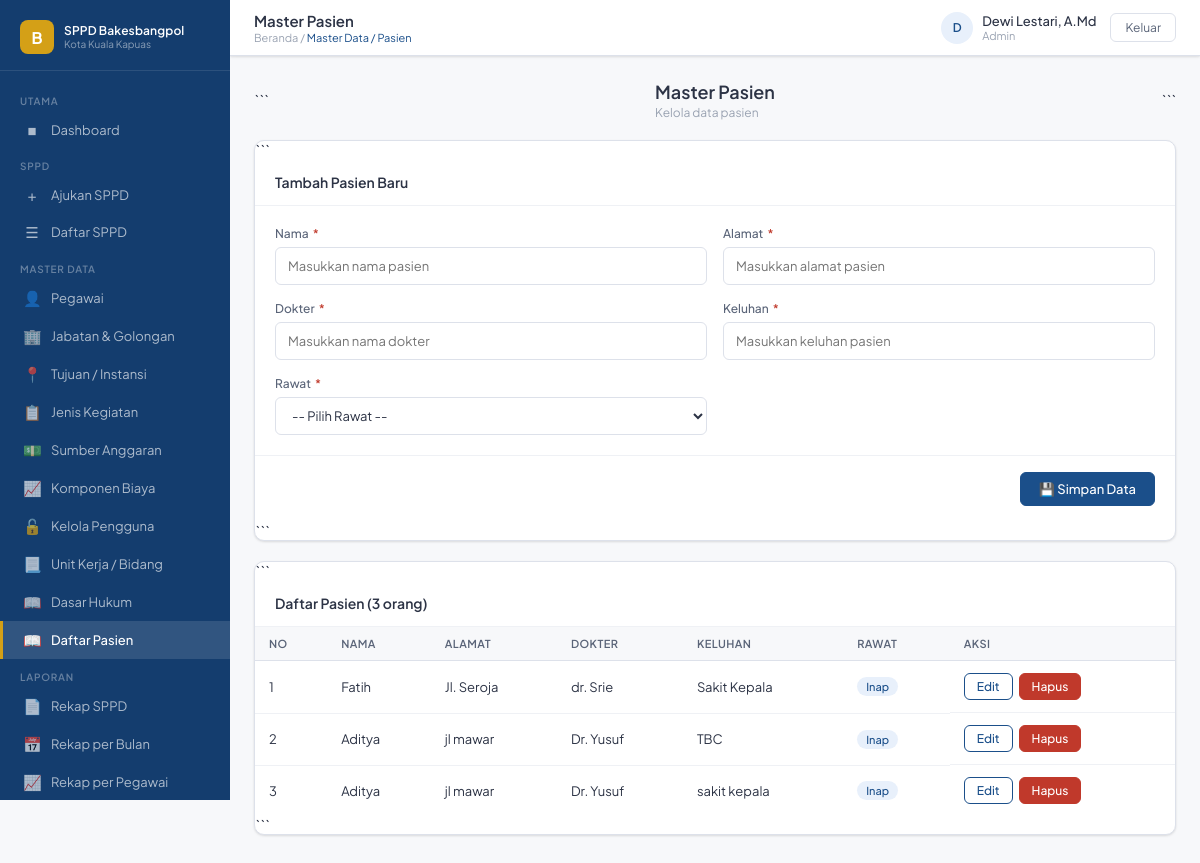
The app's page /pages/master/pasien.php (signed in) with its own data.
### tables this page shows
CREATE TABLE `tb_pasien` (
  `no` int(11) NOT NULL,
  `Nama` varchar(255) NOT NULL,
  `Alamat` varchar(500) NOT NULL,
  `Dokter` varchar(255) NOT NULL,
  `Keluhan` varchar(255) NOT NULL,
  `rawat` enum('rawat','inap') NOT NULL
);

### pages/master/pasien.php (the view, shortened to what this page needs)
<?php
require_once '../../config/koneksi.php';
require_once '../../includes/header.php';
$edit = null;
$pasiens = $conn->query("
    SELECT
        no,
        nama,
        alamat,
        dokter,
        keluhan,
        rawat
    FROM tb_pasien
    ORDER BY no DESC
");
?>
<div class="page-head">
```
<div>
    <h2>Master Pasien</h2>
    <p>Kelola data pasien</p>
</div>
```
</div>
<div class="card">
```
<div class="card-header">
    <div class="card-title">
        <?= $edit
            ? 'Edit Data Pasien'
            : 'Tambah Pasien Baru'
        ?>
    </div>
</div>
<form
    method="POST"
    action="<?= $edit
        ? '?edit=' . (int)$edit['no']
        : ''
    ?>"
>
    <div class="card-body">
        <div class="form-grid">
            <div class="form-group">
                <label class="form-label">
                    Nama
                    <span class="req">*</span>
                </label>
                <input
                    type="text"
                    class="form-control"
                    name="nama"
                    value="<?= htmlspecialchars(
                        $edit['nama']
                        ?? $_POST['nama']
                        ?? ''
                    ) ?>"
                    placeholder="Masukkan nama pasien"
                    required
                >
            </div>
            <div class="form-group">
                <label class="form-label">
                    Alamat
                    <span class="req">*</span>
                </label>
                <input
                    type="text"
                    class="form-control"
                    name="alamat"
                    value="<?= htmlspecialchars(
                        $edit['alamat']
                        ?? $_POST['alamat']
                        ?? ''
                    ) ?>"
                    placeholder="Masukkan alamat pasien"
                    required
                >
            </div>
            <div class="form-group">
                <label class="form-label">
                    Dokter
                    <span class="req">*</span>
                </label>
                <input
                    type="text"
                    class="form-control"
                    name="dokter"
                    value="<?= htmlspecialchars(
                        $edit['dokter']
                        ?? $_POST['dokter']
                        ?? ''
                    ) ?>"
                    placeholder="Masukkan nama dokter"
                    required
                >
            </div>
            <div class="form-group">
                <label class="form-label">
                    Keluhan
                    <span class="req">*</span>
                </label>
                <input
                    type="text"
                    class="form-control"
                    name="keluhan"
                    value="<?= htmlspecialchars(
                        $edit['keluhan']
                        ?? $_POST['keluhan']
                        ?? ''
                    ) ?>"
                    placeholder="Masukkan keluhan pasien"
                    required
                >
            </div>
            <div class="form-group">
                <label class="form-label">
                    Rawat
                    <span class="req">*</span>
                </label>
                <select
                    class="form-control"
                    name="rawat"
                    required
                >
                    <option value="">
                        -- Pilih Rawat --
                    </option>
                </select>
            </div>
        </div>
    </div>
    <div class="form-footer">
        <button
            type="submit"
            class="btn btn-primary"
        >
            &#128190; Simpan Data
        </button>
    </div>
</form>
```
</div>
<div class="card">
```
<div class="card-header">
    <div class="card-title">
        Daftar Pasien
        (<?= $pasiens->num_rows ?> orang)
    </div>
</div>
<div class="table-wrap">
    <table>
        <thead>
            <tr>
                <th>No</th>
                <th>Nama</th>
                <th>Alamat</th>
                <th>Dokter</th>
                <th>Keluhan</th>
                <th>Rawat</th>
                <th>Aksi</th>
            </tr>
        </thead>
        <tbody>
            <?php
            $no_urut = 1;
            while ($r = $pasiens->fetch_assoc()):
            ?>
                <tr>
                    <td>
                        <?= $no_urut++ ?>
                    </td>
                    <td>
                        <?= htmlspecialchars(
                            $r['nama']
                        ) ?>
                    </td>
                    <td>
                        <?= htmlspecialchars(
                            $r['alamat']
                        ) ?>
                    </td>
                    <td>
                        <?= htmlspecialchars(
                            $r['dokter']
                        ) ?>
                    </td>
                    <td>
                        <?= htmlspecialchars(
                            $r['keluhan']
                        ) ?>
                    </td>
                    <td>
                        <span class="badge badge-blue">
                            <?= htmlspecialchars(
                                ucfirst($r['rawat'])
                            ) ?>
                        </span>
                    </td>
                    <td style="display:flex; gap:6px;">
                        <a
                            href="?edit=<?= (int)$r['no'] ?>"
                            class="btn btn-outline btn-sm"
                        >
                            Edit
                        </a>
                        <a
                            href="?hapus=<?= (int)$r['no'] ?>"
                            class="btn btn-danger btn-sm"
                            onclick="return confirm('Hapus pasien ini?')"
                        >
                            Hapus
                        </a>
                    </td>
                </tr>
            <?php endwhile; ?>
        </tbody>
    </table>
</div>
```
</div>
<?php
require_once '../../includes/footer.php';
?>

### assets/css/style.css (style rules this page uses)
:root { --primary: #1B4F8A; --primary-dk: #143D6E; --primary-lt: #E8F0FB; --accent: #D4A017; --success: #1A7F5A; --success-lt: #E6F5EE; --danger: #C0392B; --danger-lt: #FDECEA; --warning: #B7770D; --warning-lt: #FEF6E4; --gray-50: #F7F8FA; --gray-100: #EFF1F5; --gray-200: #DDE1EA; --gray-400: #9AA3B2; --gray-600: #5A6478; --gray-800: #2C3345; --white: #FFFFFF; --sidebar-w: 230px; --topbar-h: 56px; --radius: 10px; --radius-sm: 6px; --shadow: 0 1px 3px rgba(0,0,0,.08), 0 1px 2px rgba(0,0,0,.05); --shadow-md: 0 4px 12px rgba(0,0,0,.10); --font: 'Plus Jakarta Sans', sans-serif; }
*, *::before, *::after { box-sizing: border-box; margin: 0; padding: 0; }
body { font-family: var(--font); font-size: 14px; color: var(--gray-800); background: var(--gray-50); }
a { text-decoration: none; color: inherit; }
input, select, textarea, button { font-family: var(--font); }
.page-head { display: flex; align-items: center; justify-content: space-between; margin-bottom: 20px; }
.page-head h2 { font-size: 18px; font-weight: 600; color: var(--gray-800); }
.page-head p { font-size: 12px; color: var(--gray-400); margin-top: 2px; }
.card { background: var(--white); border-radius: var(--radius); border: 1px solid var(--gray-200); box-shadow: var(--shadow); margin-bottom: 20px; }
.card-header { padding: 14px 20px; border-bottom: 1px solid var(--gray-100); display: flex; align-items: center; justify-content: space-between; }
.card-title { font-size: 14px; font-weight: 600; color: var(--gray-800); }
.card-body { padding: 20px; }
.btn { display: inline-flex; align-items: center; gap: 6px; padding: 8px 18px; border-radius: var(--radius-sm); font-size: 13px; font-weight: 500; cursor: pointer; border: 1px solid transparent; transition: all .15s; }
.btn-primary { background: var(--primary); color: var(--white); border-color: var(--primary); }
.btn-danger { background: var(--danger); color: var(--white); border-color: var(--danger); }
.btn-sm { padding: 5px 12px; font-size: 12px; }
.btn-outline { background: transparent; color: var(--primary); border-color: var(--primary); }
.form-grid { display: grid; grid-template-columns: 1fr 1fr; gap: 16px; }
.form-group { display: flex; flex-direction: column; gap: 6px; }
.form-label { font-size: 12px; font-weight: 500; color: var(--gray-600); }
.form-label .req { color: var(--danger); margin-left: 2px; }
.form-control { height: 38px; border: 1px solid var(--gray-200); border-radius: var(--radius-sm); padding: 0 12px; font-size: 13px; color: var(--gray-800); background: var(--white); transition: border-color .15s; }
select.form-control { cursor: pointer; }
.form-footer { padding: 16px 20px; border-top: 1px solid var(--gray-100); display: flex; align-items: center; justify-content: flex-end; gap: 10px; }
.table-wrap { overflow-x: auto; }
table { width: 100%; border-collapse: collapse; }
thead tr { background: var(--gray-50); }
th { padding: 10px 14px; font-size: 11px; font-weight: 600; color: var(--gray-600); text-align: left; letter-spacing: .04em; text-transform: uppercase; border-bottom: 1px solid var(--gray-200); white-space: nowrap; }
td { padding: 12px 14px; font-size: 13px; color: var(--gray-800); border-bottom: 1px solid var(--gray-100); vertical-align: middle; }
tr:last-child td { border-bottom: none; }
.badge { display: inline-flex; align-items: center; gap: 4px; padding: 3px 9px; border-radius: 99px; font-size: 11px; font-weight: 500; }
.badge-blue { background: var(--primary-lt); color: var(--primary); }

### records on screen
tb_pasien: Nama "Fatih", Alamat "Jl. Seroja", Dokter "dr. Srie", Keluhan "Sakit Kepala", rawat "Inap"
tb_pasien: Nama "Aditya", Alamat "jl mawar", Dokter "Dr. Yusuf", Keluhan "TBC", rawat "Inap"
tb_pasien: Nama "Aditya", Alamat "jl mawar", Dokter "Dr. Yusuf", Keluhan "sakit kepala", rawat "Inap"

### other values on screen
$halaman "Master Pasien"
$sub_judul "Master Data / Pasien"
$inisial "D"
$nama "Dewi Lestari, A.Md"
$role "Admin"
$pasiens->num_rows "3"
